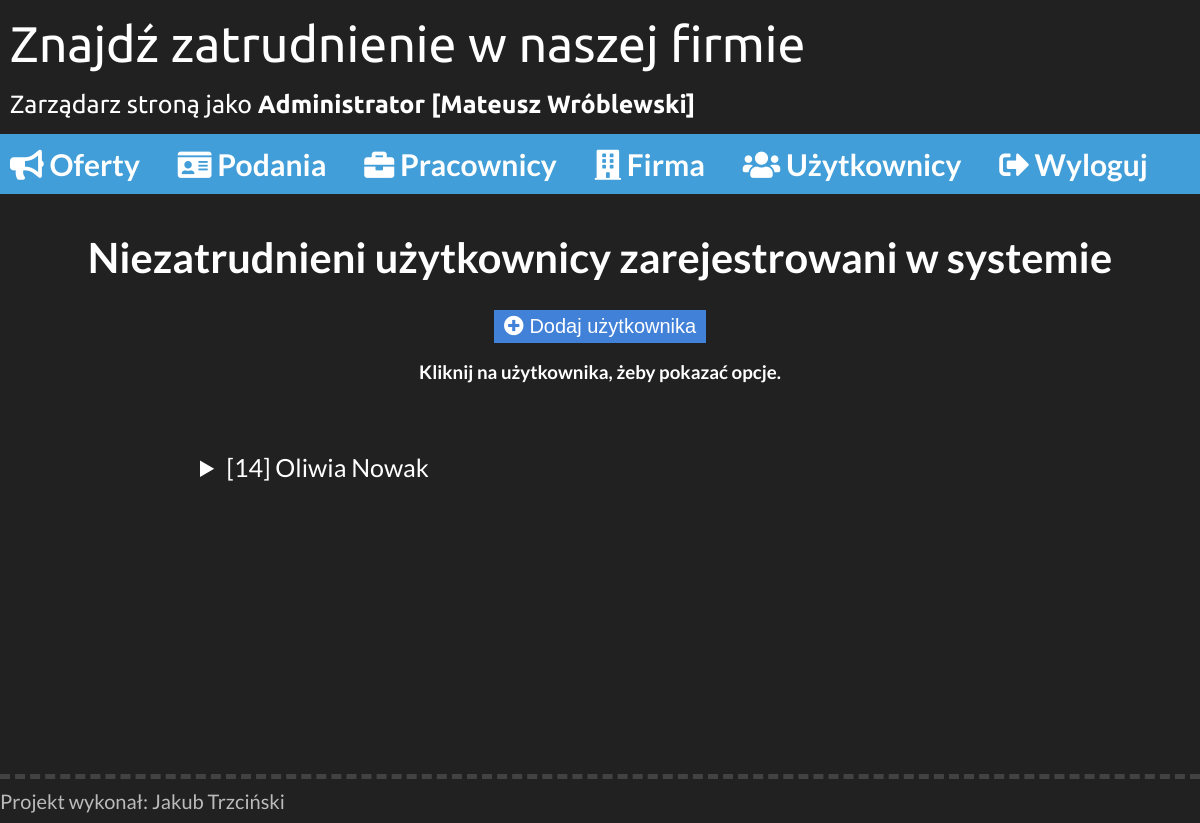
Screenshot of /admin/uzytkownicy.php (signed in) with the database file from the repository.
### tables this page shows
CREATE TABLE `daneosobowe` (
  `ID` int(3) NOT NULL,
  `UID` int(11) NOT NULL,
  `imie` varchar(50) NOT NULL,
  `nazwisko` varchar(50) NOT NULL,
  `data_ur` date NOT NULL,
  `plec` varchar(1) NOT NULL,
  `tel` varchar(9) NOT NULL,
  `miasto` varchar(80) NOT NULL,
  `adres` varchar(100) NOT NULL,
  `poczta` varchar(80) NOT NULL,
  `kod_pocztowy` varchar(6) NOT NULL
);

### admin/uzytkownicy.php (the view, shortened to what this page needs)
<!DOCTYPE html>
<html>
<head>
	<link rel="stylesheet" type="text/css" href="../css/style.css">
	<link rel="stylesheet" href="https://use.fontawesome.com/releases/v5.4.1/css/all.css">
</head>
<body>
    <?php include "../skrypty/menu.php"; ?>
    <div class="content">
        <h1>Niezatrudnieni użytkownicy zarejestrowani w systemie</h1>
        <h3>
            <button onclick="location.href='dodajuzytkownika.php'"><i class="fas fa-plus-circle"></i> Dodaj użytkownika</button>
        </h3>
        <h3>
            Kliknij na użytkownika, żeby pokazać opcje.
        </h3>
        <div class="box">
            <?php
                require_once "../config/database.php";
                if ($pol = mysqli_connect($db_host, $db_user, $db_pass, $db_name)){
                    mysqli_query($pol, "SET NAMES 'utf8'");
                    $zap1 = "SELECT * FROM uzytkownicy INNER JOIN daneosobowe ON uzytkownicy.UID = daneosobowe.UID WHERE uzytkownicy.UID NOT IN (SELECT UID FROM pracownicy) AND admin = 0";
                    $query1 = mysqli_query($pol, $zap1);
                    while($w1 = mysqli_fetch_array($query1)){
                        if ($w1['plec'] == 'm') $plec = "mężczyzna";
                        else $plec = "kobieta";
                        echo'
                                <details>
                                    <summary>['.$w1['UID'].'] '.$w1['imie'].' '.$w1['nazwisko'].'</summary>
                                    <table>
                                        <tr>
                                            <td>Płeć:</td>
                                            <td>'.$plec.'</td>
                                        </tr>
                                        <tr>
                                            <td>E-mail:</td>
                                            <td>'.$w1['email'].'</td>
                                        </tr>
                                        <tr>
                                            <td>Telefon:</td>
                                            <td>'.$w1['tel'].'</td>
                                        </tr>
                                        <tr>
                                            <td>Data urodzenia:</td>
                                            <td>'.$w1['data_ur'].'</td>
                                        </tr>
                                        <tr>
                                            <td>Adres:</td>
                                            <td>'.$w1['miasto'].', '.$w1['adres'].'</td>
                                        </tr>
                                        <tr>
                                            <td>Korespondencja:</td>
                                            <td>'.$w1['poczta'].', '.$w1['kod_pocztowy'].'</td>
                                        </tr>
                                    </table>
                                    <button onclick="location.href=\'zatrudnij.php?uid='.$w1['UID'].'\'"><i class="fas fa-user-check"></i> Zatrudnij użytkownika</button>
                                    <button onclick="location.href=\'edytujuzytkownika.php?uid='.$w1['UID'].'\'"><i class="fas fa-user-edit"></i> Edytuj użytkownika</button>
                                </details>
                        ';
                    }
                }
            ?>
        </div>
	</div>
    <div class="footer">
        <div class="footer-content">Projekt wykonał: Jakub Trzciński</div>
    </div>
</body>
</html>

### css/style.css (style rules this page uses)
body { margin: 0px; background-color: #212121; color: white; font-family: 'Lato', sans-serif; }
.content { width: 1180px; margin-left: auto; margin-right: auto; padding: 10px; min-height: 70vh; }
.footer { width: 100%; border-top: 5px #424242 dashed; }
.footer-content { width: 1200px; margin: auto; text-align: left; font-size: 20px; color: #bbb; padding-top: 10px; padding-bottom: 10px; }
.box { width: 800px; margin: auto; padding-top: 50px; padding-bottom: 50px; }
h1 { text-align: center; font-size: 260%; }
h3 { text-align: center; }
button { text-align: center; font-size: 20px; background-color: #4181d8; border: none; outline: none; color: white; display: inline-block; padding-left: 10px; padding-right: 10px; margin-left: 20px; margin-right: 20px; padding-top: 5px; padding-bottom: 5px; cursor: pointer; }
details { font-size: 25px; padding-bottom: 15px; }
summary { outline:none; }

### rows the page displays
daneosobowe: UID "14", imie "Oliwia", nazwisko "Nowak"

### other values shown
$_SESSION['imie'] "Mateusz"
$_SESSION['nazwisko'] "Wróblewski"
